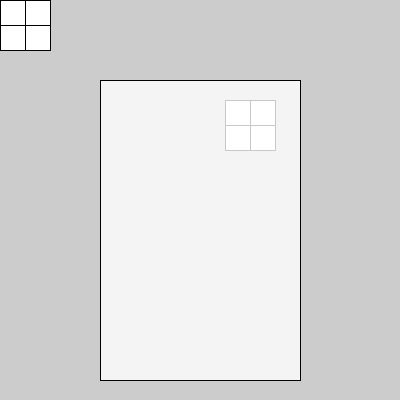
Frame 1 (no input)
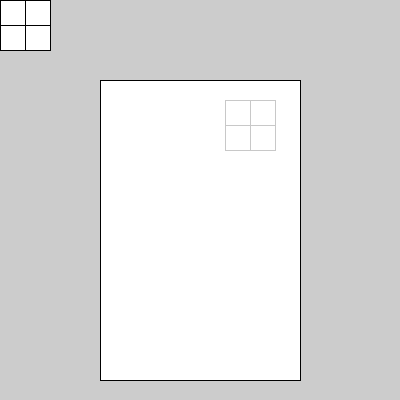
Frame 60 (the mouse pressed at the canvas centre just before this capture)
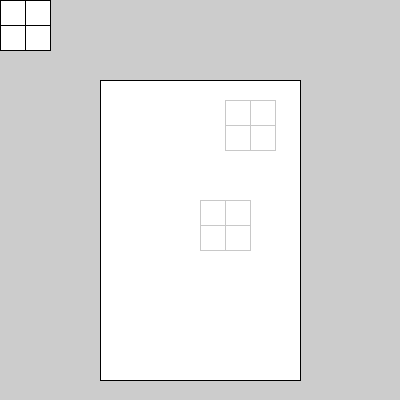
Frame 120 (the mouse held since frame 60 and released just before this capture)

The Processing sketch that drew these frames (run headless with seeded random() and noise(); from frame 60 on, the mouse is pressed at the canvas centre):

// Processing sketch: processing_162766
// ── processing_162766.pde

void setup(){
  size(400,400);
}

void draw() {
  rect(mouseX,mouseY,50,50);
  line(mouseX,mouseY+25,mouseX+50,mouseY+25);
  line(mouseX+25,mouseY,mouseX+25,mouseY+50);
  
  rect(225,100,50,50);
  line(225,125,275,125);
  line(250,100,250,150);
 
  
  fill(255,200);
  rect(100,80,200,300);
  
  
}
